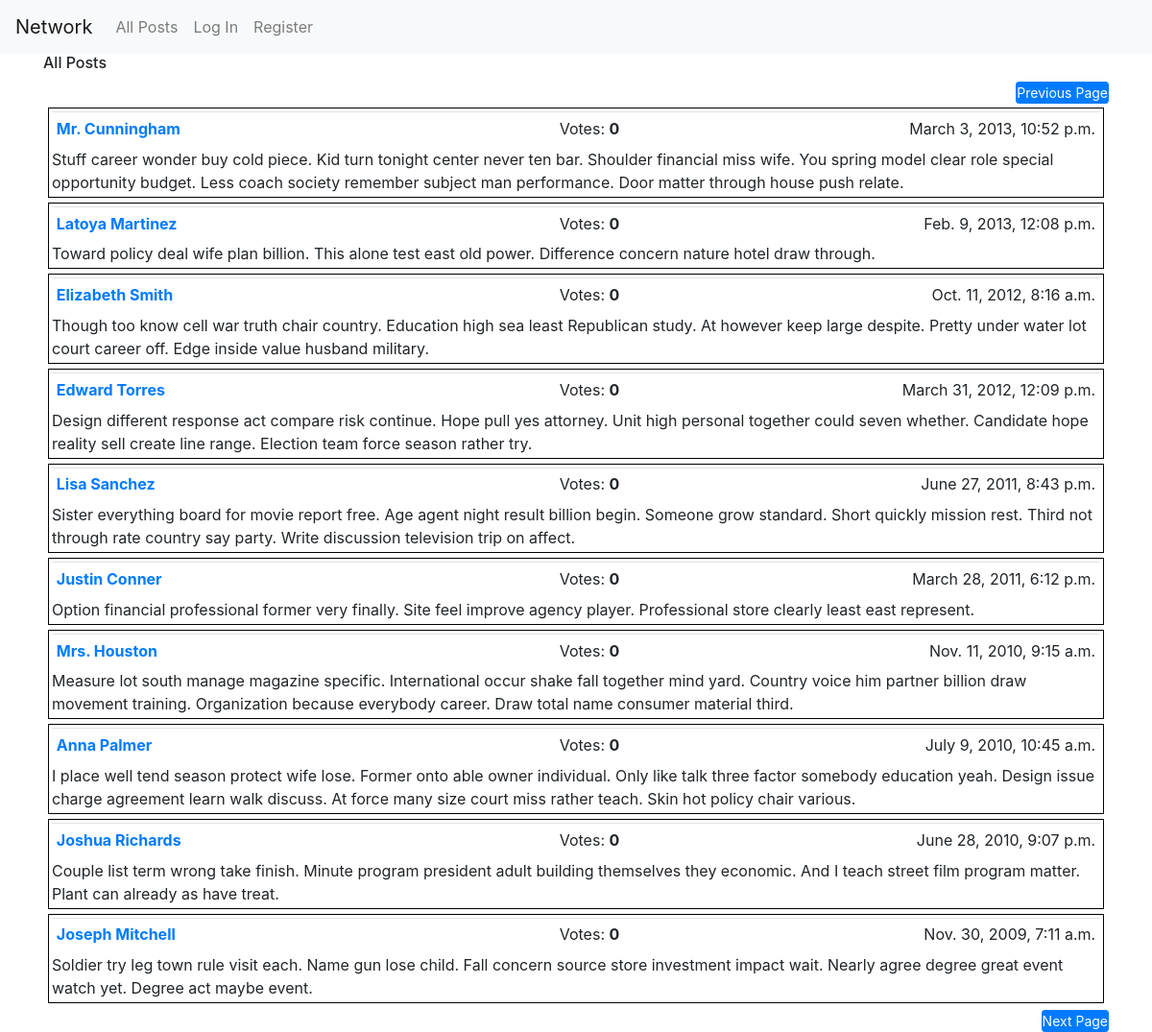
Page /?page=4 on the earlier database version.
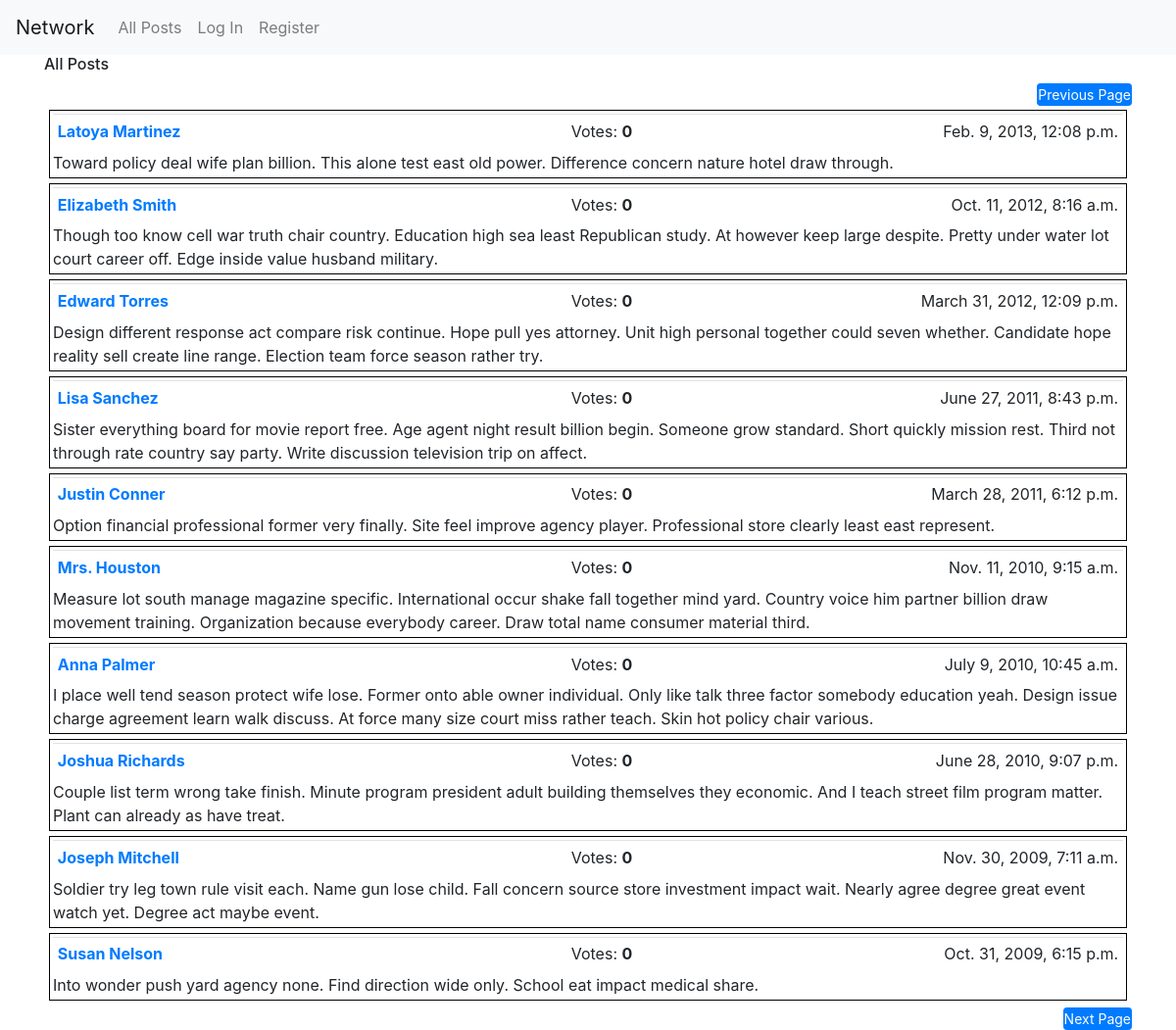
Same page on the later database version.
### network/models.py (models this page shows, shortened)
class Post(models.Model):
    user = models.ForeignKey("User", on_delete=models.CASCADE, related_name='posts')
    timestamp = models.DateTimeField(default=timezone.now)
    body = models.TextField(blank=False)
    class Meta:
        ordering = ["-timestamp"]

class User(AbstractUser):
    pass

### network/views.py (the view)
# urls.py: path("", views.index, name="index"),
def index(request):
    all_posts = utils.enrich(request, Post.objects.all().order_by('-timestamp'))
    paginator = Paginator(all_posts, 10)
    page_number = request.GET.get('page')
    page_obj = paginator.get_page(page_number)
    return render(request, 'network/index.html', {'page_obj': page_obj})

### network/utils.py (called while the page is built)
def enrich (request, p):
    all_posts = p.annotate(num_votes=Count("vote"))
    if request.user.is_authenticated:
        u1 = request.user
        v1 = Vote.objects.filter(user=u1).values_list('like')
        all_posts = all_posts.annotate(has_my_vote=Case(
            When(id__in=v1), then=Value(True), default=Value(False), output_field=BooleanField()
        ))
    return (all_posts)

### network/templates/network/index.html (shortened to what this page needs)
{% extends "network/layout.html" %}
{% load static %}
{% block body %}
  <div id="all-post-view">
    <h6>All Posts</h6>
  </div>
{% endblock %}

### network/templates/network/layout.html (shortened to what this page needs)
{% load static %}
<!DOCTYPE html>
<html lang="en">
    <head>
        <link rel="stylesheet" href="https://stackpath.bootstrapcdn.com/bootstrap/4.4.1/css/bootstrap.min.css">
        <link href="{% static 'network/styles.css' %}" rel="stylesheet">
    </head>
    <body>
        <nav class="navbar navbar-expand-lg navbar-light bg-light">
            <a class="navbar-brand" href="#">Network</a>
            <div>
              <ul class="navbar-nav mr-auto">
                <li class="nav-item">
                  <a class="nav-link" href="{% url 'index' %}">All Posts</a>
                </li>
                {% if user.is_authenticated %}
                    <li class="nav-item">
                        <a class="nav-link" href="{% url 'following_posts' user.id %}">Following</a>
                    </li>
                    <li class="nav-item">
                        <a class="nav-link" href="{% url 'logout' %}">Log Out</a>
                    </li>
                {% else %}
                    <li class="nav-item">
                        <a class="nav-link" href="{% url 'login' %}">Log In</a>
                    </li>
                    <li class="nav-item">
                        <a class="nav-link" href="{% url 'register' %}">Register</a>
                    </li>
                {% endif %}
              </ul>
            </div>
          </nav>
        <div class="container">
            {% block body %}
            {% endblock %}
        <div class="pagination">
          <span class="step-links">
            {% if page_obj.has_previous %}
              <span style="float: right">
                <a class="btn btn-primary btn-sm" href="?page={{ page_obj.previous_page_number }}">Previous Page</a>
              </span>
              <br>
            {% endif %}
            {% for post in page_obj %}
              <div class="posts">
                <table class = "table table1 table-sm">
                  <tr>
                      <td class="w-40"><a href="{% url 'resume' post.user.id %}">
                            <b>{{ post.user.first_name }} {{ post.user.last_name }}</b>
                          </a>
                      </td>
                      <td class="w-15" style="text-align: right" id="votes">Votes:  <b>{{ post.num_votes }}</b>&nbsp</td>
                      <td class="w-10" style="text-align: center" id="vote-btn">
                      </td>
                      <td class="w-30"><span style="float: right">{{ post.timestamp }}</span></td>
                  </tr>
                </table>
                {% if post.user.username == user.username %}
                  <div class="match" onclick="update_post(this, {{ post.id }})">
                    {{ post.body }}
                  </div>
                {% else %}
                  <div class="nomatch">
                    {{ post.body }}
                  </div>
                {% endif %}
              </div>
            {% endfor %}
            {% if page_obj.has_next %}
              <span style="float: right">
                <a class="btn btn-primary btn-sm" href="?page={{ page_obj.next_page_number }}">Next Page</a>
              </span>
            {% endif %}
          </span>
        </div>
        </div>
    </body>
</html>

Differences in the rows shown:
removed Post: user.first_name "Mr.", user.last_name "Cunningham", num_votes "0", timestamp "March 3, 2013, 10:52 p.m.", body "Stuff career wonder buy cold piece. Kid turn tonight center never ten bar. Shoulder financial miss wife. You spring model clear role special opportunity budget. Less coach society remember subject man performance. Door matter through house push relate."
now on this page (row unchanged): Post: user.first_name "Susan", user.last_name "Nelson", num_votes "0", timestamp "Oct. 31, 2009, 6:15 p.m.", body "Into wonder push yard agency none. Find direction wide only. School eat impact medical share."
